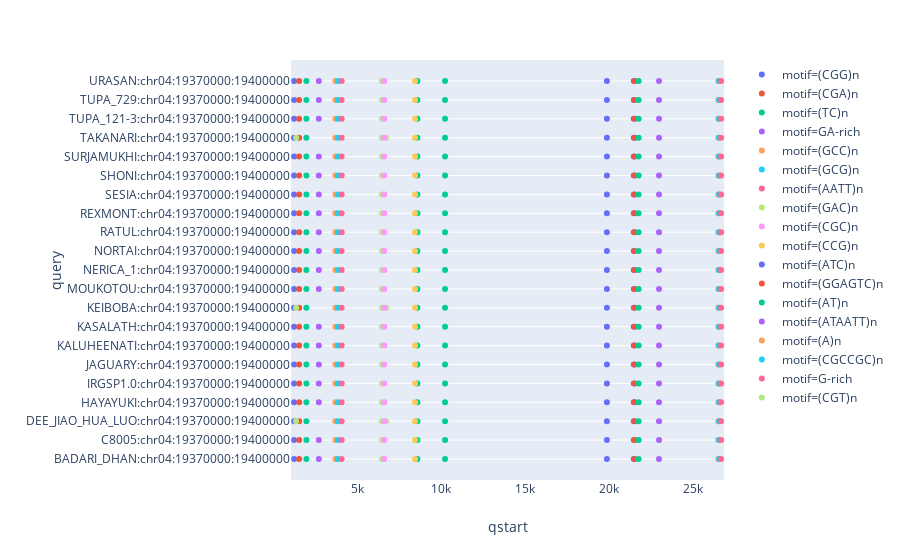

Notebook cell for this chart:
### Code cell
px.strip(repeatmasker, x='qstart', y='query', color='motif')

### Figure 1 — Plotly figure (JSON) as saved in the notebook; plotly's stock layout.template omitted (floating-point values rounded to 4 significant figures)
{"data": [{"alignmentgroup": "True", "boxpoints": "all", "fillcolor": "rgba(255,255,255,0)", "hoverlabel": {"namelength": 0}, "hoveron": "points", "hovertemplate": "motif=(CGG)n<br>qstart=%{x}<br>query=%{y}", "legendgroup": "motif=(CGG)n", "line": {"color": "rgba(255,255,255,0)"}, "marker": {"color": "#636efa"}, "name": "motif=(CGG)n", "offsetgroup": "motif=(CGG)n", "orientation": "v", "pointpos": 0, "showlegend": true, "type": "box", "x": [1250, 21475, 1250, 21475, 1250, 21475, 1250, 21475, 1250, 21475, 1250, 21475, 1250, 21475, 1250, 21475, 1250, 21475, 1250, 21475, 1250, 21475, 1250, 21475, 1250, 21475, 1250, 21475, 1250, 21475, 1250, 21475, 1250, 21475, 1250, 21475, 1250, 21475, 1250, 21475, 1250, 21475], "x0": " ", "xaxis": "x", "y": ["BADARI_DHAN:chr04:19370000:19400000", "BADARI_DHAN:chr04:19370000:19400000", "C8005:chr04:19370000:19400000", "C8005:chr04:19370000:19400000", "DEE_JIAO_HUA_LUO:chr04:19370000:19400000", "DEE_JIAO_HUA_LUO:chr04:19370000:19400000", "HAYAYUKI:chr04:19370000:19400000", "HAYAYUKI:chr04:19370000:19400000", "IRGSP1.0:chr04:19370000:19400000", "IRGSP1.0:chr04:19370000:19400000", "JAGUARY:chr04:19370000:19400000", "JAGUARY:chr04:19370000:19400000", "KALUHEENATI:chr04:19370000:19400000", "KALUHEENATI:chr04:19370000:19400000", "KASALATH:chr04:19370000:19400000", "KASALATH:chr04:19370000:19400000", "KEIBOBA:chr04:19370000:19400000", "KEIBOBA:chr04:19370000:19400000", "MOUKOTOU:chr04:19370000:19400000", "MOUKOTOU:chr04:19370000:19400000", "NERICA_1:chr04:19370000:19400000", "NERICA_1:chr04:19370000:19400000", "NORTAI:chr04:19370000:19400000", "NORTAI:chr04:19370000:19400000", "RATUL:chr04:19370000:19400000", "RATUL:chr04:19370000:19400000", "REXMONT:chr04:19370000:19400000", "REXMONT:chr04:19370000:19400000", "SESIA:chr04:19370000:19400000", "SESIA:chr04:19370000:19400000", "SHONI:chr04:19370000:19400000", "SHONI:chr04:19370000:19400000", "SURJAMUKHI:chr04:19370000:19400000", "SURJAMUKHI:chr04:19370000:19400000", "TAKANARI:chr04:19370000:19400000", "TAKANARI:chr04:19370000:19400000", "TUPA_121-3:chr04:19370000:19400000", "TUPA_121-3:chr04:19370000:19400000", "TUPA_729:chr04:19370000:19400000", "TUPA_729:chr04:19370000:19400000", "URASAN:chr04:19370000:19400000", "URASAN:chr04:19370000:19400000"], "y0": " ", "yaxis": "y"}, {"alignmentgroup": "True", "boxpoints": "all", "fillcolor": "rgba(255,255,255,0)", "hoverlabel": {"namelength": 0}, "hoveron": "points", "hovertemplate": "motif=(CGA)n<br>qstart=%{x}<br>query=%{y}", "legendgroup": "motif=(CGA)n", "line": {"color": "rgba(255,255,255,0)"}, "marker": {"color": "#EF553B"}, "name": "motif=(CGA)n", "offsetgroup": "motif=(CGA)n", "orientation": "v", "pointpos": 0, "showlegend": true, "type": "box", "x": [1550, 1550, 1550, 1550, 1550, 1550, 1550, 1550, 1550, 1550, 1550, 1550, 1550, 1550, 1550, 1550, 1550, 1550, 1550, 1550, 1550], "x0": " ", "xaxis": "x", "y": ["BADARI_DHAN:chr04:19370000:19400000", "C8005:chr04:19370000:19400000", "DEE_JIAO_HUA_LUO:chr04:19370000:19400000", "HAYAYUKI:chr04:19370000:19400000", "IRGSP1.0:chr04:19370000:19400000", "JAGUARY:chr04:19370000:19400000", "KALUHEENATI:chr04:19370000:19400000", "KASALATH:chr04:19370000:19400000", "KEIBOBA:chr04:19370000:19400000", "MOUKOTOU:chr04:19370000:19400000", "NERICA_1:chr04:19370000:19400000", "NORTAI:chr04:19370000:19400000", "RATUL:chr04:19370000:19400000", "REXMONT:chr04:19370000:19400000", "SESIA:chr04:19370000:19400000", "SHONI:chr04:19370000:19400000", "SURJAMUKHI:chr04:19370000:19400000", "TAKANARI:chr04:19370000:19400000", "TUPA_121-3:chr04:19370000:19400000", "TUPA_729:chr04:19370000:19400000", "URASAN:chr04:19370000:19400000"], "y0": " ", "yaxis": "y"}, {"alignmentgroup": "True", "boxpoints": "all", "fillcolor": "rgba(255,255,255,0)", "hoverlabel": {"namelength": 0}, "hoveron": "points", "hovertemplate": "motif=(TC)n<br>qstart=%{x}<br>query=%{y}", "legendgroup": "motif=(TC)n", "line": {"color": "rgba(255,255,255,0)"}, "marker": {"color": "#00cc96"}, "name": "motif=(TC)n", "offsetgroup": "motif=(TC)n", "orientation": "v", "pointpos": 0, "showlegend": true, "type": "box", "x": [1980, 8590, 10236, 1980, 8590, 10236, 1980, 8590, 10236, 1980, 8590, 10236, 1980, 8590, 10236, 1980, 8590, 10236, 1980, 8590, 10236, 1980, 8590, 10236, 1980, 8590, 10236, 1980, 8590, 10236, 1980, 8590, 10236, 1980, 8590, 10236, 1980, 8590, 10236, 1980, 8590, 10236, 1980, 8590, 10236, 1980, 8590, 10236, 1980, 8590, 10236, 1980, 8590, 10236, 1980, 8590, 10236, 1980, 8590, 10236, 1980, 8590, 10236], "x0": " ", "xaxis": "x", "y": ["BADARI_DHAN:chr04:19370000:19400000", "BADARI_DHAN:chr04:19370000:19400000", "BADARI_DHAN:chr04:19370000:19400000", "C8005:chr04:19370000:19400000", "C8005:chr04:19370000:19400000", "C8005:chr04:19370000:19400000", "DEE_JIAO_HUA_LUO:chr04:19370000:19400000", "DEE_JIAO_HUA_LUO:chr04:19370000:19400000", "DEE_JIAO_HUA_LUO:chr04:19370000:19400000", "HAYAYUKI:chr04:19370000:19400000", "HAYAYUKI:chr04:19370000:19400000", "HAYAYUKI:chr04:19370000:19400000", "IRGSP1.0:chr04:19370000:19400000", "IRGSP1.0:chr04:19370000:19400000", "IRGSP1.0:chr04:19370000:19400000", "JAGUARY:chr04:19370000:19400000", "JAGUARY:chr04:19370000:19400000", "JAGUARY:chr04:19370000:19400000", "KALUHEENATI:chr04:19370000:19400000", "KALUHEENATI:chr04:19370000:19400000", "KALUHEENATI:chr04:19370000:19400000", "KASALATH:chr04:19370000:19400000", "KASALATH:chr04:19370000:19400000", "KASALATH:chr04:19370000:19400000", "KEIBOBA:chr04:19370000:19400000", "KEIBOBA:chr04:19370000:19400000", "KEIBOBA:chr04:19370000:19400000", "MOUKOTOU:chr04:19370000:19400000", "MOUKOTOU:chr04:19370000:19400000", "MOUKOTOU:chr04:19370000:19400000", "NERICA_1:chr04:19370000:19400000", "NERICA_1:chr04:19370000:19400000", "NERICA_1:chr04:19370000:19400000", "NORTAI:chr04:19370000:19400000", "NORTAI:chr04:19370000:19400000", "NORTAI:chr04:19370000:19400000", "RATUL:chr04:19370000:19400000", "RATUL:chr04:19370000:19400000", "RATUL:chr04:19370000:19400000", "REXMONT:chr04:19370000:19400000", "REXMONT:chr04:19370000:19400000", "REXMONT:chr04:19370000:19400000", "SESIA:chr04:19370000:19400000", "SESIA:chr04:19370000:19400000", "SESIA:chr04:19370000:19400000", "SHONI:chr04:19370000:19400000", "SHONI:chr04:19370000:19400000", "SHONI:chr04:19370000:19400000", "SURJAMUKHI:chr04:19370000:19400000", "SURJAMUKHI:chr04:19370000:19400000", "SURJAMUKHI:chr04:19370000:19400000", "TAKANARI:chr04:19370000:19400000", "TAKANARI:chr04:19370000:19400000", "TAKANARI:chr04:19370000:19400000", "TUPA_121-3:chr04:19370000:19400000", "TUPA_121-3:chr04:19370000:19400000", "TUPA_121-3:chr04:19370000:19400000", "TUPA_729:chr04:19370000:19400000", "TUPA_729:chr04:19370000:19400000", "TUPA_729:chr04:19370000:19400000", "URASAN:chr04:19370000:19400000", "URASAN:chr04:19370000:19400000", "URASAN:chr04:19370000:19400000"], "y0": " ", "yaxis": "y"}, {"alignmentgroup": "True", "boxpoints": "all", "fillcolor": "rgba(255,255,255,0)", "hoverlabel": {"namelength": 0}, "hoveron": "points", "hovertemplate": "motif=GA-rich<br>qstart=%{x}<br>query=%{y}", "legendgroup": "motif=GA-rich", "line": {"color": "rgba(255,255,255,0)"}, "marker": {"color": "#ab63fa"}, "name": "motif=GA-rich", "offsetgroup": "motif=GA-rich", "orientation": "v", "pointpos": 0, "showlegend": true, "type": "box", "x": [2719, 2719, 2719, 2719, 2719, 2719, 2719, 2719, 2719, 2719, 2719, 2719, 2719, 2719, 2719, 2719, 2719, 2719], "x0": " ", "xaxis": "x", "y": ["BADARI_DHAN:chr04:19370000:19400000", "C8005:chr04:19370000:19400000", "HAYAYUKI:chr04:19370000:19400000", "IRGSP1.0:chr04:19370000:19400000", "JAGUARY:chr04:19370000:19400000", "KALUHEENATI:chr04:19370000:19400000", "KASALATH:chr04:19370000:19400000", "MOUKOTOU:chr04:19370000:19400000", "NERICA_1:chr04:19370000:19400000", "NORTAI:chr04:19370000:19400000", "RATUL:chr04:19370000:19400000", "REXMONT:chr04:19370000:19400000", "SESIA:chr04:19370000:19400000", "SHONI:chr04:19370000:19400000", "SURJAMUKHI:chr04:19370000:19400000", "TUPA_121-3:chr04:19370000:19400000", "TUPA_729:chr04:19370000:19400000", "URASAN:chr04:19370000:19400000"], "y0": " ", "yaxis": "y"}, {"alignmentgroup": "True", "boxpoints": "all", "fillcolor": "rgba(255,255,255,0)", "hoverlabel": {"namelength": 0}, "hoveron": "points", "hovertemplate": "motif=(GCC)n<br>qstart=%{x}<br>query=%{y}", "legendgroup": "motif=(GCC)n", "line": {"color": "rgba(255,255,255,0)"}, "marker": {"color": "#FFA15A"}, "name": "motif=(GCC)n", "offsetgroup": "motif=(GCC)n", "orientation": "v", "pointpos": 0, "showlegend": true, "type": "box", "x": [3705, 3705, 3705, 3705, 3705, 3705, 3705, 3705, 3705, 3705, 3705, 3705, 3705, 3705, 3705, 3705, 3705, 3705, 3705, 3705, 3705], "x0": " ", "xaxis": "x", "y": ["BADARI_DHAN:chr04:19370000:19400000", "C8005:chr04:19370000:19400000", "DEE_JIAO_HUA_LUO:chr04:19370000:19400000", "HAYAYUKI:chr04:19370000:19400000", "IRGSP1.0:chr04:19370000:19400000", "JAGUARY:chr04:19370000:19400000", "KALUHEENATI:chr04:19370000:19400000", "KASALATH:chr04:19370000:19400000", "KEIBOBA:chr04:19370000:19400000", "MOUKOTOU:chr04:19370000:19400000", "NERICA_1:chr04:19370000:19400000", "NORTAI:chr04:19370000:19400000", "RATUL:chr04:19370000:19400000", "REXMONT:chr04:19370000:19400000", "SESIA:chr04:19370000:19400000", "SHONI:chr04:19370000:19400000", "SURJAMUKHI:chr04:19370000:19400000", "TAKANARI:chr04:19370000:19400000", "TUPA_121-3:chr04:19370000:19400000", "TUPA_729:chr04:19370000:19400000", "URASAN:chr04:19370000:19400000"], "y0": " ", "yaxis": "y"}, {"alignmentgroup": "True", "boxpoints": "all", "fillcolor": "rgba(255,255,255,0)", "hoverlabel": {"namelength": 0}, "hoveron": "points", "hovertemplate": "motif=(GCG)n<br>qstart=%{x}<br>query=%{y}", "legendgroup": "motif=(GCG)n", "line": {"color": "rgba(255,255,255,0)"}, "marker": {"color": "#19d3f3"}, "name": "motif=(GCG)n", "offsetgroup": "motif=(GCG)n", "orientation": "v", "pointpos": 0, "showlegend": true, "type": "box", "x": [3853, 3853, 3853, 3853, 3853, 3853, 3853, 3853, 3853, 3853, 3853, 3853, 3853, 3853, 3853, 3853, 3853, 3853, 3853, 3853, 3853], "x0": " ", "xaxis": "x", "y": ["BADARI_DHAN:chr04:19370000:19400000", "C8005:chr04:19370000:19400000", "DEE_JIAO_HUA_LUO:chr04:19370000:19400000", "HAYAYUKI:chr04:19370000:19400000", "IRGSP1.0:chr04:19370000:19400000", "JAGUARY:chr04:19370000:19400000", "KALUHEENATI:chr04:19370000:19400000", "KASALATH:chr04:19370000:19400000", "KEIBOBA:chr04:19370000:19400000", "MOUKOTOU:chr04:19370000:19400000", "NERICA_1:chr04:19370000:19400000", "NORTAI:chr04:19370000:19400000", "RATUL:chr04:19370000:19400000", "REXMONT:chr04:19370000:19400000", "SESIA:chr04:19370000:19400000", "SHONI:chr04:19370000:19400000", "SURJAMUKHI:chr04:19370000:19400000", "TAKANARI:chr04:19370000:19400000", "TUPA_121-3:chr04:19370000:19400000", "TUPA_729:chr04:19370000:19400000", "URASAN:chr04:19370000:19400000"], "y0": " ", "yaxis": "y"}, {"alignmentgroup": "True", "boxpoints": "all", "fillcolor": "rgba(255,255,255,0)", "hoverlabel": {"namelength": 0}, "hoveron": "points", "hovertemplate": "motif=(AATT)n<br>qstart=%{x}<br>query=%{y}", "legendgroup": "motif=(AATT)n", "line": {"color": "rgba(255,255,255,0)"}, "marker": {"color": "#FF6692"}, "name": "motif=(AATT)n", "offsetgroup": "motif=(AATT)n", "orientation": "v", "pointpos": 0, "showlegend": true, "type": "box", "x": [4072, 4072, 4072, 4072, 4072, 4072, 4072, 4072, 4072, 4072, 4072, 4072, 4072, 4072, 4072, 4072, 4072, 4072, 4072, 4072, 4072], "x0": " ", "xaxis": "x", "y": ["BADARI_DHAN:chr04:19370000:19400000", "C8005:chr04:19370000:19400000", "DEE_JIAO_HUA_LUO:chr04:19370000:19400000", "HAYAYUKI:chr04:19370000:19400000", "IRGSP1.0:chr04:19370000:19400000", "JAGUARY:chr04:19370000:19400000", "KALUHEENATI:chr04:19370000:19400000", "KASALATH:chr04:19370000:19400000", "KEIBOBA:chr04:19370000:19400000", "MOUKOTOU:chr04:19370000:19400000", "NERICA_1:chr04:19370000:19400000", "NORTAI:chr04:19370000:19400000", "RATUL:chr04:19370000:19400000", "REXMONT:chr04:19370000:19400000", "SESIA:chr04:19370000:19400000", "SHONI:chr04:19370000:19400000", "SURJAMUKHI:chr04:19370000:19400000", "TAKANARI:chr04:19370000:19400000", "TUPA_121-3:chr04:19370000:19400000", "TUPA_729:chr04:19370000:19400000", "URASAN:chr04:19370000:19400000"], "y0": " ", "yaxis": "y"}, {"alignmentgroup": "True", "boxpoints": "all", "fillcolor": "rgba(255,255,255,0)", "hoverlabel": {"namelength": 0}, "hoveron": "points", "hovertemplate": "motif=(GAC)n<br>qstart=%{x}<br>query=%{y}", "legendgroup": "motif=(GAC)n", "line": {"color": "rgba(255,255,255,0)"}, "marker": {"color": "#B6E880"}, "name": "motif=(GAC)n", "offsetgroup": "motif=(GAC)n", "orientation": "v", "pointpos": 0, "showlegend": true, "type": "box", "x": [6476, 6476, 6476, 6722, 6476, 6476, 6476, 6476, 6476, 6476, 6722, 6476, 6476, 6476, 6476, 6476, 6476, 6476, 6476, 6476, 6722, 6476, 6476, 6476], "x0": " ", "xaxis": "x", "y": ["BADARI_DHAN:chr04:19370000:19400000", "C8005:chr04:19370000:19400000", "DEE_JIAO_HUA_LUO:chr04:19370000:19400000", "DEE_JIAO_HUA_LUO:chr04:19370000:19400000", "HAYAYUKI:chr04:19370000:19400000", "IRGSP1.0:chr04:19370000:19400000", "JAGUARY:chr04:19370000:19400000", "KALUHEENATI:chr04:19370000:19400000", "KASALATH:chr04:19370000:19400000", "KEIBOBA:chr04:19370000:19400000", "KEIBOBA:chr04:19370000:19400000", "MOUKOTOU:chr04:19370000:19400000", "NERICA_1:chr04:19370000:19400000", "NORTAI:chr04:19370000:19400000", "RATUL:chr04:19370000:19400000", "REXMONT:chr04:19370000:19400000", "SESIA:chr04:19370000:19400000", "SHONI:chr04:19370000:19400000", "SURJAMUKHI:chr04:19370000:19400000", "TAKANARI:chr04:19370000:19400000", "TAKANARI:chr04:19370000:19400000", "TUPA_121-3:chr04:19370000:19400000", "TUPA_729:chr04:19370000:19400000", "URASAN:chr04:19370000:19400000"], "y0": " ", "yaxis": "y"}, {"alignmentgroup": "True", "boxpoints": "all", "fillcolor": "rgba(255,255,255,0)", "hoverlabel": {"namelength": 0}, "hoveron": "points", "hovertemplate": "motif=(CGC)n<br>qstart=%{x}<br>query=%{y}", "legendgroup": "motif=(CGC)n", "line": {"color": "rgba(255,255,255,0)"}, "marker": {"color": "#FF97FF"}, "name": "motif=(CGC)n", "offsetgroup": "motif=(CGC)n", "orientation": "v", "pointpos": 0, "showlegend": true, "type": "box", "x": [6611, 6611, 6611, 6611, 6611, 6611, 6611, 6611, 6611, 6611, 6611, 6611, 6611, 6611, 6611, 6611, 6611, 6611, 6611, 6611, 6611], "x0": " ", "xaxis": "x", "y": ["BADARI_DHAN:chr04:19370000:19400000", "C8005:chr04:19370000:19400000", "DEE_JIAO_HUA_LUO:chr04:19370000:19400000", "HAYAYUKI:chr04:19370000:19400000", "IRGSP1.0:chr04:19370000:19400000", "JAGUARY:chr04:19370000:19400000", "KALUHEENATI:chr04:19370000:19400000", "KASALATH:chr04:19370000:19400000", "KEIBOBA:chr04:19370000:19400000", "MOUKOTOU:chr04:19370000:19400000", "NERICA_1:chr04:19370000:19400000", "NORTAI:chr04:19370000:19400000", "RATUL:chr04:19370000:19400000", "REXMONT:chr04:19370000:19400000", "SESIA:chr04:19370000:19400000", "SHONI:chr04:19370000:19400000", "SURJAMUKHI:chr04:19370000:19400000", "TAKANARI:chr04:19370000:19400000", "TUPA_121-3:chr04:19370000:19400000", "TUPA_729:chr04:19370000:19400000", "URASAN:chr04:19370000:19400000"], "y0": " ", "yaxis": "y"}, {"alignmentgroup": "True", "boxpoints": "all", "fillcolor": "rgba(255,255,255,0)", "hoverlabel": {"namelength": 0}, "hoveron": "points", "hovertemplate": "motif=(CCG)n<br>qstart=%{x}<br>query=%{y}", "legendgroup": "motif=(CCG)n", "line": {"color": "rgba(255,255,255,0)"}, "marker": {"color": "#FECB52"}, "name": "motif=(CCG)n", "offsetgroup": "motif=(CCG)n", "orientation": "v", "pointpos": 0, "showlegend": true, "type": "box", "x": [8442, 8442, 8442, 8442, 8442, 8442, 8442, 8442, 8442, 8442, 8442, 8442, 8442, 8442, 8442, 8442, 8442, 8442, 8442, 8442, 8442], "x0": " ", "xaxis": "x", "y": ["BADARI_DHAN:chr04:19370000:19400000", "C8005:chr04:19370000:19400000", "DEE_JIAO_HUA_LUO:chr04:19370000:19400000", "HAYAYUKI:chr04:19370000:19400000", "IRGSP1.0:chr04:19370000:19400000", "JAGUARY:chr04:19370000:19400000", "KALUHEENATI:chr04:19370000:19400000", "KASALATH:chr04:19370000:19400000", "KEIBOBA:chr04:19370000:19400000", "MOUKOTOU:chr04:19370000:19400000", "NERICA_1:chr04:19370000:19400000", "NORTAI:chr04:19370000:19400000", "RATUL:chr04:19370000:19400000", "REXMONT:chr04:19370000:19400000", "SESIA:chr04:19370000:19400000", "SHONI:chr04:19370000:19400000", "SURJAMUKHI:chr04:19370000:19400000", "TAKANARI:chr04:19370000:19400000", "TUPA_121-3:chr04:19370000:19400000", "TUPA_729:chr04:19370000:19400000", "URASAN:chr04:19370000:19400000"], "y0": " ", "yaxis": "y"}, {"alignmentgroup": "True", "boxpoints": "all", "fillcolor": "rgba(255,255,255,0)", "hoverlabel": {"namelength": 0}, "hoveron": "points", "hovertemplate": "motif=(ATC)n<br>qstart=%{x}<br>query=%{y}", "legendgroup": "motif=(ATC)n", "line": {"color": "rgba(255,255,255,0)"}, "marker": {"color": "#636efa"}, "name": "motif=(ATC)n", "offsetgroup": "motif=(ATC)n", "orientation": "v", "pointpos": 0, "showlegend": true, "type": "box", "x": [19861, 19861, 19861, 19861, 19861, 19861, 19861, 19861, 19861, 19861, 19861, 19861, 19861, 19861, 19861, 19861, 19861, 19861, 19861, 19861, 19861], "x0": " ", "xaxis": "x", "y": ["BADARI_DHAN:chr04:19370000:19400000", "C8005:chr04:19370000:19400000", "DEE_JIAO_HUA_LUO:chr04:19370000:19400000", "HAYAYUKI:chr04:19370000:19400000", "IRGSP1.0:chr04:19370000:19400000", "JAGUARY:chr04:19370000:19400000", "KALUHEENATI:chr04:19370000:19400000", "KASALATH:chr04:19370000:19400000", "KEIBOBA:chr04:19370000:19400000", "MOUKOTOU:chr04:19370000:19400000", "NERICA_1:chr04:19370000:19400000", "NORTAI:chr04:19370000:19400000", "RATUL:chr04:19370000:19400000", "REXMONT:chr04:19370000:19400000", "SESIA:chr04:19370000:19400000", "SHONI:chr04:19370000:19400000", "SURJAMUKHI:chr04:19370000:19400000", "TAKANARI:chr04:19370000:19400000", "TUPA_121-3:chr04:19370000:19400000", "TUPA_729:chr04:19370000:19400000", "URASAN:chr04:19370000:19400000"], "y0": " ", "yaxis": "y"}, {"alignmentgroup": "True", "boxpoints": "all", "fillcolor": "rgba(255,255,255,0)", "hoverlabel": {"namelength": 0}, "hoveron": "points", "hovertemplate": "motif=(GGAGTC)n<br>qstart=%{x}<br>query=%{y}", "legendgroup": "motif=(GGAGTC)n", "line": {"color": "rgba(255,255,255,0)"}, "marker": {"color": "#EF553B"}, "name": "motif=(GGAGTC)n", "offsetgroup": "motif=(GGAGTC)n", "orientation": "v", "pointpos": 0, "showlegend": true, "type": "box", "x": [21514, 21514, 21514, 21514, 21514, 21514, 21514, 21514, 21514, 21514, 21514, 21514, 21514, 21514, 21514, 21514, 21514, 21514, 21514, 21514, 21514], "x0": " ", "xaxis": "x", "y": ["BADARI_DHAN:chr04:19370000:19400000", "C8005:chr04:19370000:19400000", "DEE_JIAO_HUA_LUO:chr04:19370000:19400000", "HAYAYUKI:chr04:19370000:19400000", "IRGSP1.0:chr04:19370000:19400000", "JAGUARY:chr04:19370000:19400000", "KALUHEENATI:chr04:19370000:19400000", "KASALATH:chr04:19370000:19400000", "KEIBOBA:chr04:19370000:19400000", "MOUKOTOU:chr04:19370000:19400000", "NERICA_1:chr04:19370000:19400000", "NORTAI:chr04:19370000:19400000", "RATUL:chr04:19370000:19400000", "REXMONT:chr04:19370000:19400000", "SESIA:chr04:19370000:19400000", "SHONI:chr04:19370000:19400000", "SURJAMUKHI:chr04:19370000:19400000", "TAKANARI:chr04:19370000:19400000", "TUPA_121-3:chr04:19370000:19400000", "TUPA_729:chr04:19370000:19400000", "URASAN:chr04:19370000:19400000"], "y0": " ", "yaxis": "y"}, {"alignmentgroup": "True", "boxpoints": "all", "fillcolor": "rgba(255,255,255,0)", "hoverlabel": {"namelength": 0}, "hoveron": "points", "hovertemplate": "motif=(AT)n<br>qstart=%{x}<br>query=%{y}", "legendgroup": "motif=(AT)n", "line": {"color": "rgba(255,255,255,0)"}, "marker": {"color": "#00cc96"}, "name": "motif=(AT)n", "offsetgroup": "motif=(AT)n", "orientation": "v", "pointpos": 0, "showlegend": true, "type": "box", "x": [21746, 21746, 21746, 21746, 21746, 21746, 21746, 21746, 21746, 21746, 21746, 21746, 21746, 21746, 21746, 21746, 21746, 21746, 21746, 21746, 21746], "x0": " ", "xaxis": "x", "y": ["BADARI_DHAN:chr04:19370000:19400000", "C8005:chr04:19370000:19400000", "DEE_JIAO_HUA_LUO:chr04:19370000:19400000", "HAYAYUKI:chr04:19370000:19400000", "IRGSP1.0:chr04:19370000:19400000", "JAGUARY:chr04:19370000:19400000", "KALUHEENATI:chr04:19370000:19400000", "KASALATH:chr04:19370000:19400000", "KEIBOBA:chr04:19370000:19400000", "MOUKOTOU:chr04:19370000:19400000", "NERICA_1:chr04:19370000:19400000", "NORTAI:chr04:19370000:19400000", "RATUL:chr04:19370000:19400000", "REXMONT:chr04:19370000:19400000", "SESIA:chr04:19370000:19400000", "SHONI:chr04:19370000:19400000", "SURJAMUKHI:chr04:19370000:19400000", "TAKANARI:chr04:19370000:19400000", "TUPA_121-3:chr04:19370000:19400000", "TUPA_729:chr04:19370000:19400000", "URASAN:chr04:19370000:19400000"], "y0": " ", "yaxis": "y"}, {"alignmentgroup": "True", "boxpoints": "all", "fillcolor": "rgba(255,255,255,0)", "hoverlabel": {"namelength": 0}, "hoveron": "points", "hovertemplate": "motif=(ATAATT)n<br>qstart=%{x}<br>query=%{y}", "legendgroup": "motif=(ATAATT)n", "line": {"color": "rgba(255,255,255,0)"}, "marker": {"color": "#ab63fa"}, "name": "motif=(ATAATT)n", "offsetgroup": "motif=(ATAATT)n", "orientation": "v", "pointpos": 0, "showlegend": true, "type": "box", "x": [22960, 22960, 22960, 22960, 22960, 22960, 22960, 22960, 22960, 22960, 22960, 22960, 22960, 22960, 22960, 22960, 22960, 22960, 22960, 22960, 22960], "x0": " ", "xaxis": "x", "y": ["BADARI_DHAN:chr04:19370000:19400000", "C8005:chr04:19370000:19400000", "DEE_JIAO_HUA_LUO:chr04:19370000:19400000", "HAYAYUKI:chr04:19370000:19400000", "IRGSP1.0:chr04:19370000:19400000", "JAGUARY:chr04:19370000:19400000", "KALUHEENATI:chr04:19370000:19400000", "KASALATH:chr04:19370000:19400000", "KEIBOBA:chr04:19370000:19400000", "MOUKOTOU:chr04:19370000:19400000", "NERICA_1:chr04:19370000:19400000", "NORTAI:chr04:19370000:19400000", "RATUL:chr04:19370000:19400000", "REXMONT:chr04:19370000:19400000", "SESIA:chr04:19370000:19400000", "SHONI:chr04:19370000:19400000", "SURJAMUKHI:chr04:19370000:19400000", "TAKANARI:chr04:19370000:19400000", "TUPA_121-3:chr04:19370000:19400000", "TUPA_729:chr04:19370000:19400000", "URASAN:chr04:19370000:19400000"], "y0": " ", "yaxis": "y"}, {"alignmentgroup": "True", "boxpoints": "all", "fillcolor": "rgba(255,255,255,0)", "hoverlabel": {"namelength": 0}, "hoveron": "points", "hovertemplate": "motif=(A)n<br>qstart=%{x}<br>query=%{y}", "legendgroup": "motif=(A)n", "line": {"color": "rgba(255,255,255,0)"}, "marker": {"color": "#FFA15A"}, "name": "motif=(A)n", "offsetgroup": "motif=(A)n", "orientation": "v", "pointpos": 0, "showlegend": true, "type": "box", "x": [26492, 26492, 26492, 26492, 26492, 26492, 26492, 26492, 26492, 26492, 26492, 26492, 26492, 26492, 26492, 26492, 26492, 26492, 26492, 26492, 26492], "x0": " ", "xaxis": "x", "y": ["BADARI_DHAN:chr04:19370000:19400000", "C8005:chr04:19370000:19400000", "DEE_JIAO_HUA_LUO:chr04:19370000:19400000", "HAYAYUKI:chr04:19370000:19400000", "IRGSP1.0:chr04:19370000:19400000", "JAGUARY:chr04:19370000:19400000", "KALUHEENATI:chr04:19370000:19400000", "KASALATH:chr04:19370000:19400000", "KEIBOBA:chr04:19370000:19400000", "MOUKOTOU:chr04:19370000:19400000", "NERICA_1:chr04:19370000:19400000", "NORTAI:chr04:19370000:19400000", "RATUL:chr04:19370000:19400000", "REXMONT:chr04:19370000:19400000", "SESIA:chr04:19370000:19400000", "SHONI:chr04:19370000:19400000", "SURJAMUKHI:chr04:19370000:19400000", "TAKANARI:chr04:19370000:19400000", "TUPA_121-3:chr04:19370000:19400000", "TUPA_729:chr04:19370000:19400000", "URASAN:chr04:19370000:19400000"], "y0": " ", "yaxis": "y"}, {"alignmentgroup": "True", "boxpoints": "all", "fillcolor": "rgba(255,255,255,0)", "hoverlabel": {"namelength": 0}, "hoveron": "points", "hovertemplate": "motif=(CGCCGC)n<br>qstart=%{x}<br>query=%{y}", "legendgroup": "motif=(CGCCGC)n", "line": {"color": "rgba(255,255,255,0)"}, "marker": {"color": "#19d3f3"}, "name": "motif=(CGCCGC)n", "offsetgroup": "motif=(CGCCGC)n", "orientation": "v", "pointpos": 0, "showlegend": true, "type": "box", "x": [26526, 26526, 26526, 26526, 26526, 26526, 26526, 26526, 26526, 26526, 26526, 26526, 26526, 26526, 26526, 26526, 26526, 26526, 26526, 26526, 26526], "x0": " ", "xaxis": "x", "y": ["BADARI_DHAN:chr04:19370000:19400000", "C8005:chr04:19370000:19400000", "DEE_JIAO_HUA_LUO:chr04:19370000:19400000", "HAYAYUKI:chr04:19370000:19400000", "IRGSP1.0:chr04:19370000:19400000", "JAGUARY:chr04:19370000:19400000", "KALUHEENATI:chr04:19370000:19400000", "KASALATH:chr04:19370000:19400000", "KEIBOBA:chr04:19370000:19400000", "MOUKOTOU:chr04:19370000:19400000", "NERICA_1:chr04:19370000:19400000", "NORTAI:chr04:19370000:19400000", "RATUL:chr04:19370000:19400000", "REXMONT:chr04:19370000:19400000", "SESIA:chr04:19370000:19400000", "SHONI:chr04:19370000:19400000", "SURJAMUKHI:chr04:19370000:19400000", "TAKANARI:chr04:19370000:19400000", "TUPA_121-3:chr04:19370000:19400000", "TUPA_729:chr04:19370000:19400000", "URASAN:chr04:19370000:19400000"], "y0": " ", "yaxis": "y"}, {"alignmentgroup": "True", "boxpoints": "all", "fillcolor": "rgba(255,255,255,0)", "hoverlabel": {"namelength": 0}, "hoveron": "points", "hovertemplate": "motif=G-rich<br>qstart=%{x}<br>query=%{y}", "legendgroup": "motif=G-rich", "line": {"color": "rgba(255,255,255,0)"}, "marker": {"color": "#FF6692"}, "name": "motif=G-rich", "offsetgroup": "motif=G-rich", "orientation": "v", "pointpos": 0, "showlegend": true, "type": "box", "x": [26649, 26649, 26649, 26649, 26649, 26649, 26649, 26649, 26649, 26649, 26649, 26649, 26649, 26649, 26649, 26649, 26649, 26649, 26649, 26649, 26649], "x0": " ", "xaxis": "x", "y": ["BADARI_DHAN:chr04:19370000:19400000", "C8005:chr04:19370000:19400000", "DEE_JIAO_HUA_LUO:chr04:19370000:19400000", "HAYAYUKI:chr04:19370000:19400000", "IRGSP1.0:chr04:19370000:19400000", "JAGUARY:chr04:19370000:19400000", "KALUHEENATI:chr04:19370000:19400000", "KASALATH:chr04:19370000:19400000", "KEIBOBA:chr04:19370000:19400000", "MOUKOTOU:chr04:19370000:19400000", "NERICA_1:chr04:19370000:19400000", "NORTAI:chr04:19370000:19400000", "RATUL:chr04:19370000:19400000", "REXMONT:chr04:19370000:19400000", "SESIA:chr04:19370000:19400000", "SHONI:chr04:19370000:19400000", "SURJAMUKHI:chr04:19370000:19400000", "TAKANARI:chr04:19370000:19400000", "TUPA_121-3:chr04:19370000:19400000", "TUPA_729:chr04:19370000:19400000", "URASAN:chr04:19370000:19400000"], "y0": " ", "yaxis": "y"}, {"alignmentgroup": "True", "boxpoints": "all", "fillcolor": "rgba(255,255,255,0)", "hoverlabel": {"namelength": 0}, "hoveron": "points", "hovertemplate": "motif=(CGT)n<br>qstart=%{x}<br>query=%{y}", "legendgroup": "motif=(CGT)n", "line": {"color": "rgba(255,255,255,0)"}, "marker": {"color": "#B6E880"}, "name": "motif=(CGT)n", "offsetgroup": "motif=(CGT)n", "orientation": "v", "pointpos": 0, "showlegend": true, "type": "box", "x": [1348, 1348, 1348], "x0": " ", "xaxis": "x", "y": ["DEE_JIAO_HUA_LUO:chr04:19370000:19400000", "KEIBOBA:chr04:19370000:19400000", "TAKANARI:chr04:19370000:19400000"], "y0": " ", "yaxis": "y"}], "layout": {"autosize": true, "boxmode": "group", "legend": {"tracegroupgap": 0}, "margin": {"t": 60}, "xaxis": {"anchor": "y", "autorange": true, "domain": [0, 0.98], "range": [1127.0, 26770.0], "title": {"text": "qstart"}, "type": "linear"}, "yaxis": {"anchor": "x", "autorange": true, "domain": [0, 1], "range": [-1.111, 21.11], "title": {"text": "query"}, "type": "category"}}}
